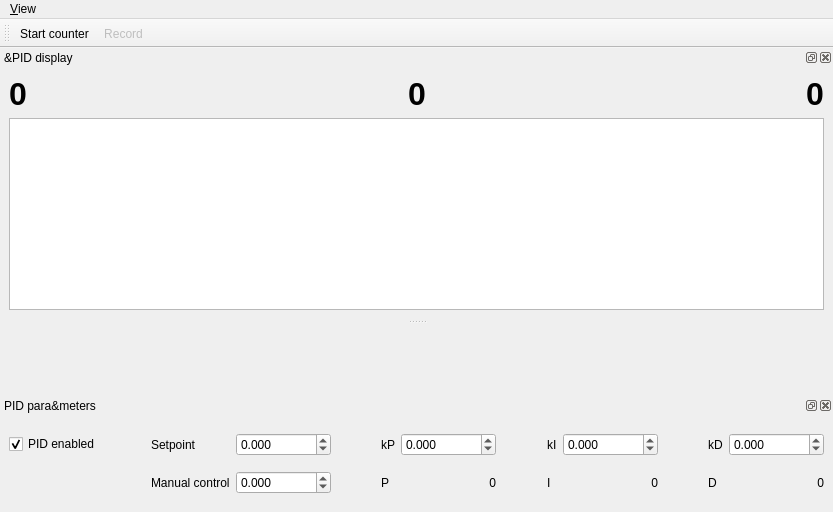
<?xml version="1.0" encoding="UTF-8"?>
<ui version="4.0">
 <class>MainWindow</class>
 <widget class="QMainWindow" name="MainWindow">
  <property name="geometry">
   <rect>
    <x>0</x>
    <y>0</y>
    <width>833</width>
    <height>512</height>
   </rect>
  </property>
  <property name="windowTitle">
   <string>qudi: PID Control</string>
  </property>
  <widget class="QWidget" name="centralwidget">
   <property name="sizePolicy">
    <sizepolicy hsizetype="Expanding" vsizetype="Expanding">
     <horstretch>0</horstretch>
     <verstretch>0</verstretch>
    </sizepolicy>
   </property>
  </widget>
  <widget class="QMenuBar" name="menubar">
   <property name="geometry">
    <rect>
     <x>0</x>
     <y>0</y>
     <width>833</width>
     <height>18</height>
    </rect>
   </property>
   <property name="sizePolicy">
    <sizepolicy hsizetype="Expanding" vsizetype="Minimum">
     <horstretch>0</horstretch>
     <verstretch>0</verstretch>
    </sizepolicy>
   </property>
   <widget class="QMenu" name="menuView">
    <property name="title">
     <string>&amp;View</string>
    </property>
    <widget class="QMenu" name="menuToolbars">
     <property name="title">
      <string>&amp;Toolbars</string>
     </property>
     <addaction name="counting_controls_view_Action"/>
    </widget>
    <addaction name="pid_view_Action"/>
    <addaction name="pid_parameters_view_Action"/>
    <addaction name="separator"/>
    <addaction name="menuToolbars"/>
    <addaction name="separator"/>
    <addaction name="restore_default_view_Action"/>
    <addaction name="actionClose"/>
   </widget>
   <addaction name="menuView"/>
  </widget>
  <widget class="QDockWidget" name="pid_trace_DockWidget">
   <property name="sizePolicy">
    <sizepolicy hsizetype="Expanding" vsizetype="Preferred">
     <horstretch>0</horstretch>
     <verstretch>0</verstretch>
    </sizepolicy>
   </property>
   <property name="minimumSize">
    <size>
     <width>100</width>
     <height>122</height>
    </size>
   </property>
   <property name="windowTitle">
    <string>&amp;PID display</string>
   </property>
   <attribute name="dockWidgetArea">
    <number>4</number>
   </attribute>
   <widget class="QWidget" name="dockWidgetContents">
    <property name="sizePolicy">
     <sizepolicy hsizetype="Expanding" vsizetype="Expanding">
      <horstretch>0</horstretch>
      <verstretch>0</verstretch>
     </sizepolicy>
    </property>
    <property name="minimumSize">
     <size>
      <width>100</width>
      <height>100</height>
     </size>
    </property>
    <layout class="QGridLayout" name="gridLayout">
     <item row="0" column="5">
      <widget class="QLabel" name="control_value_Label">
       <property name="font">
        <font>
         <pointsize>24</pointsize>
         <weight>75</weight>
         <bold>true</bold>
        </font>
       </property>
       <property name="text">
        <string>0</string>
       </property>
       <property name="alignment">
        <set>Qt::AlignRight|Qt::AlignTrailing|Qt::AlignVCenter</set>
       </property>
      </widget>
     </item>
     <item row="3" column="1" colspan="5">
      <widget class="PlotWidget" name="trace_PlotWidget">
       <property name="sizePolicy">
        <sizepolicy hsizetype="Expanding" vsizetype="Expanding">
         <horstretch>0</horstretch>
         <verstretch>0</verstretch>
        </sizepolicy>
       </property>
       <property name="minimumSize">
        <size>
         <width>100</width>
         <height>100</height>
        </size>
       </property>
      </widget>
     </item>
     <item row="0" column="4">
      <spacer name="horizontalSpacer_2">
       <property name="orientation">
        <enum>Qt::Horizontal</enum>
       </property>
       <property name="sizeType">
        <enum>QSizePolicy::Expanding</enum>
       </property>
       <property name="sizeHint" stdset="0">
        <size>
         <width>1</width>
         <height>20</height>
        </size>
       </property>
      </spacer>
     </item>
     <item row="0" column="2">
      <spacer name="horizontalSpacer">
       <property name="orientation">
        <enum>Qt::Horizontal</enum>
       </property>
       <property name="sizeType">
        <enum>QSizePolicy::Expanding</enum>
       </property>
       <property name="sizeHint" stdset="0">
        <size>
         <width>1</width>
         <height>20</height>
        </size>
       </property>
      </spacer>
     </item>
     <item row="0" column="3">
      <widget class="QLabel" name="process_value_Label">
       <property name="font">
        <font>
         <pointsize>24</pointsize>
         <weight>75</weight>
         <bold>true</bold>
        </font>
       </property>
       <property name="text">
        <string>0</string>
       </property>
       <property name="alignment">
        <set>Qt::AlignRight|Qt::AlignTrailing|Qt::AlignVCenter</set>
       </property>
      </widget>
     </item>
     <item row="0" column="1">
      <widget class="QLabel" name="setpoint_value_Label">
       <property name="font">
        <font>
         <pointsize>24</pointsize>
         <weight>75</weight>
         <bold>true</bold>
        </font>
       </property>
       <property name="text">
        <string>0</string>
       </property>
       <property name="alignment">
        <set>Qt::AlignRight|Qt::AlignTrailing|Qt::AlignVCenter</set>
       </property>
      </widget>
     </item>
    </layout>
   </widget>
  </widget>
  <widget class="QDockWidget" name="pid_parameters_DockWidget">
   <property name="sizePolicy">
    <sizepolicy hsizetype="Expanding" vsizetype="Preferred">
     <horstretch>0</horstretch>
     <verstretch>0</verstretch>
    </sizepolicy>
   </property>
   <property name="minimumSize">
    <size>
     <width>693</width>
     <height>116</height>
    </size>
   </property>
   <property name="maximumSize">
    <size>
     <width>524287</width>
     <height>116</height>
    </size>
   </property>
   <property name="windowTitle">
    <string>PID para&amp;meters</string>
   </property>
   <attribute name="dockWidgetArea">
    <number>8</number>
   </attribute>
   <widget class="QWidget" name="dockWidgetContents_2">
    <layout class="QGridLayout" name="gridLayout_2">
     <item row="1" column="9">
      <widget class="QLabel" name="labelI">
       <property name="text">
        <string>I</string>
       </property>
      </widget>
     </item>
     <item row="1" column="6">
      <widget class="QLabel" name="labelP">
       <property name="text">
        <string>P</string>
       </property>
      </widget>
     </item>
     <item row="0" column="9">
      <widget class="QLabel" name="labelkItext">
       <property name="text">
        <string>kI</string>
       </property>
      </widget>
     </item>
     <item row="0" column="15">
      <widget class="ScienDSpinBox" name="D_DoubleSpinBox">
       <property name="sizePolicy">
        <sizepolicy hsizetype="Expanding" vsizetype="Fixed">
         <horstretch>0</horstretch>
         <verstretch>0</verstretch>
        </sizepolicy>
       </property>
       <property name="toolTip">
        <string>If bigger than 1, the number of samples is averaged over the given number and then displayed. 
Use for extremely fast counting, since all the raw data is saved. 
Timestamps in oversampling interval are all equal to the averaging time.</string>
       </property>
       <property name="decimals">
        <number>3</number>
       </property>
       <property name="minimum">
        <double>-999999999.000000000000000</double>
       </property>
       <property name="maximum">
        <double>999999999.000000000000000</double>
       </property>
       <property name="singleStep">
        <double>0.001000000000000</double>
       </property>
      </widget>
     </item>
     <item row="1" column="2">
      <widget class="QLabel" name="labelManual">
       <property name="text">
        <string>Manual control</string>
       </property>
      </widget>
     </item>
     <item row="1" column="3">
      <widget class="ScienDSpinBox" name="manualDoubleSpinBox">
       <property name="sizePolicy">
        <sizepolicy hsizetype="Expanding" vsizetype="Fixed">
         <horstretch>0</horstretch>
         <verstretch>0</verstretch>
        </sizepolicy>
       </property>
       <property name="decimals">
        <number>3</number>
       </property>
       <property name="minimum">
        <double>-99999999.000000000000000</double>
       </property>
       <property name="maximum">
        <double>999999999.000000000000000</double>
       </property>
       <property name="singleStep">
        <double>0.001000000000000</double>
       </property>
      </widget>
     </item>
     <item row="1" column="4">
      <spacer name="horizontalSpacer_4">
       <property name="orientation">
        <enum>Qt::Horizontal</enum>
       </property>
       <property name="sizeHint" stdset="0">
        <size>
         <width>1</width>
         <height>20</height>
        </size>
       </property>
      </spacer>
     </item>
     <item row="1" column="7">
      <widget class="QLabel" name="labelkP">
       <property name="text">
        <string>0</string>
       </property>
       <property name="alignment">
        <set>Qt::AlignRight|Qt::AlignTrailing|Qt::AlignVCenter</set>
       </property>
      </widget>
     </item>
     <item row="1" column="8">
      <spacer name="horizontalSpacer_6">
       <property name="orientation">
        <enum>Qt::Horizontal</enum>
       </property>
       <property name="sizeHint" stdset="0">
        <size>
         <width>1</width>
         <height>20</height>
        </size>
       </property>
      </spacer>
     </item>
     <item row="1" column="11">
      <widget class="QLabel" name="labelkI">
       <property name="text">
        <string>0</string>
       </property>
       <property name="alignment">
        <set>Qt::AlignRight|Qt::AlignTrailing|Qt::AlignVCenter</set>
       </property>
      </widget>
     </item>
     <item row="1" column="12">
      <spacer name="horizontalSpacer_8">
       <property name="orientation">
        <enum>Qt::Horizontal</enum>
       </property>
       <property name="sizeHint" stdset="0">
        <size>
         <width>1</width>
         <height>20</height>
        </size>
       </property>
      </spacer>
     </item>
     <item row="1" column="15">
      <widget class="QLabel" name="labelkD">
       <property name="text">
        <string>0</string>
       </property>
       <property name="alignment">
        <set>Qt::AlignRight|Qt::AlignTrailing|Qt::AlignVCenter</set>
       </property>
      </widget>
     </item>
     <item row="0" column="2">
      <widget class="QLabel" name="label">
       <property name="text">
        <string>Setpoint</string>
       </property>
      </widget>
     </item>
     <item row="0" column="3">
      <widget class="ScienDSpinBox" name="setpointDoubleSpinBox">
       <property name="sizePolicy">
        <sizepolicy hsizetype="Expanding" vsizetype="Fixed">
         <horstretch>0</horstretch>
         <verstretch>0</verstretch>
        </sizepolicy>
       </property>
       <property name="decimals">
        <number>3</number>
       </property>
       <property name="minimum">
        <double>-999999999.000000000000000</double>
       </property>
       <property name="maximum">
        <double>999999999.000000000000000</double>
       </property>
       <property name="singleStep">
        <double>0.001000000000000</double>
       </property>
      </widget>
     </item>
     <item row="0" column="7">
      <widget class="ScienDSpinBox" name="P_DoubleSpinBox">
       <property name="sizePolicy">
        <sizepolicy hsizetype="Expanding" vsizetype="Fixed">
         <horstretch>0</horstretch>
         <verstretch>0</verstretch>
        </sizepolicy>
       </property>
       <property name="decimals">
        <number>3</number>
       </property>
       <property name="minimum">
        <double>-999999999.000000000000000</double>
       </property>
       <property name="maximum">
        <double>999999999.000000000000000</double>
       </property>
       <property name="singleStep">
        <double>0.001000000000000</double>
       </property>
       <property name="value">
        <double>0.000000000000000</double>
       </property>
      </widget>
     </item>
     <item row="0" column="8">
      <spacer name="horizontalSpacer_5">
       <property name="orientation">
        <enum>Qt::Horizontal</enum>
       </property>
       <property name="sizeType">
        <enum>QSizePolicy::Expanding</enum>
       </property>
       <property name="sizeHint" stdset="0">
        <size>
         <width>1</width>
         <height>20</height>
        </size>
       </property>
      </spacer>
     </item>
     <item row="0" column="11">
      <widget class="ScienDSpinBox" name="I_DoubleSpinBox">
       <property name="sizePolicy">
        <sizepolicy hsizetype="Expanding" vsizetype="Fixed">
         <horstretch>0</horstretch>
         <verstretch>0</verstretch>
        </sizepolicy>
       </property>
       <property name="decimals">
        <number>3</number>
       </property>
       <property name="minimum">
        <double>-999999999.000000000000000</double>
       </property>
       <property name="maximum">
        <double>999999999.000000000000000</double>
       </property>
       <property name="singleStep">
        <double>0.001000000000000</double>
       </property>
      </widget>
     </item>
     <item row="0" column="12">
      <spacer name="horizontalSpacer_7">
       <property name="orientation">
        <enum>Qt::Horizontal</enum>
       </property>
       <property name="sizeType">
        <enum>QSizePolicy::Expanding</enum>
       </property>
       <property name="sizeHint" stdset="0">
        <size>
         <width>1</width>
         <height>20</height>
        </size>
       </property>
      </spacer>
     </item>
     <item row="0" column="6">
      <widget class="QLabel" name="labelkPtext">
       <property name="text">
        <string>kP</string>
       </property>
      </widget>
     </item>
     <item row="0" column="13">
      <widget class="QLabel" name="labelkDtext">
       <property name="text">
        <string>kD</string>
       </property>
      </widget>
     </item>
     <item row="1" column="13">
      <widget class="QLabel" name="labelD">
       <property name="toolTip">
        <string>If bigger than 1, the number of samples is averaged over the given number and then displayed. 
Use for extremely fast counting, since all the raw data is saved. 
Timestamps in oversampling interval are all equal to the averaging time.</string>
       </property>
       <property name="text">
        <string>D</string>
       </property>
      </widget>
     </item>
     <item row="0" column="0">
      <widget class="QCheckBox" name="pidEnabledCheckBox">
       <property name="text">
        <string>PID enabled</string>
       </property>
       <property name="checked">
        <bool>true</bool>
       </property>
      </widget>
     </item>
     <item row="0" column="4">
      <spacer name="horizontalSpacer_3">
       <property name="orientation">
        <enum>Qt::Horizontal</enum>
       </property>
       <property name="sizeType">
        <enum>QSizePolicy::Expanding</enum>
       </property>
       <property name="sizeHint" stdset="0">
        <size>
         <width>1</width>
         <height>20</height>
        </size>
       </property>
      </spacer>
     </item>
     <item row="0" column="1">
      <spacer name="horizontalSpacer_9">
       <property name="orientation">
        <enum>Qt::Horizontal</enum>
       </property>
       <property name="sizeHint" stdset="0">
        <size>
         <width>1</width>
         <height>20</height>
        </size>
       </property>
      </spacer>
     </item>
    </layout>
   </widget>
  </widget>
  <widget class="QToolBar" name="pid_control_ToolBar">
   <property name="enabled">
    <bool>true</bool>
   </property>
   <property name="sizePolicy">
    <sizepolicy hsizetype="Expanding" vsizetype="Fixed">
     <horstretch>0</horstretch>
     <verstretch>0</verstretch>
    </sizepolicy>
   </property>
   <property name="windowTitle">
    <string>PID Controls</string>
   </property>
   <property name="toolButtonStyle">
    <enum>Qt::ToolButtonTextBesideIcon</enum>
   </property>
   <attribute name="toolBarArea">
    <enum>TopToolBarArea</enum>
   </attribute>
   <attribute name="toolBarBreak">
    <bool>false</bool>
   </attribute>
   <addaction name="start_control_Action"/>
   <addaction name="record_control_Action"/>
  </widget>
  <action name="start_control_Action">
   <property name="checkable">
    <bool>true</bool>
   </property>
   <property name="icon">
    <iconset resource="../../../../../qudi-core/src/qudi/resources/qudi_core.qrc">
     <normaloff>:/icons/start-counter.svg</normaloff>:/icons/start-counter.svg</iconset>
   </property>
   <property name="text">
    <string>Start counter</string>
   </property>
   <property name="toolTip">
    <string>Start the counter</string>
   </property>
  </action>
  <action name="record_control_Action">
   <property name="checkable">
    <bool>true</bool>
   </property>
   <property name="enabled">
    <bool>false</bool>
   </property>
   <property name="icon">
    <iconset resource="../../../../../qudi-core/src/qudi/resources/qudi_core.qrc">
     <normaloff>:/icons/record-counter.svgz</normaloff>:/icons/record-counter.svgz</iconset>
   </property>
   <property name="text">
    <string>Record</string>
   </property>
   <property name="toolTip">
    <string>Save count trace to file</string>
   </property>
  </action>
  <action name="pid_view_Action">
   <property name="checkable">
    <bool>true</bool>
   </property>
   <property name="text">
    <string>&amp;PID display</string>
   </property>
   <property name="toolTip">
    <string>Show the Slow counter</string>
   </property>
  </action>
  <action name="pid_parameters_view_Action">
   <property name="checkable">
    <bool>true</bool>
   </property>
   <property name="text">
    <string>P&amp;ID parameters</string>
   </property>
   <property name="toolTip">
    <string>Show Slow counter parameters</string>
   </property>
  </action>
  <action name="restore_default_view_Action">
   <property name="text">
    <string>&amp;Restore default</string>
   </property>
  </action>
  <action name="counting_controls_view_Action">
   <property name="text">
    <string>&amp;Counting controls</string>
   </property>
  </action>
  <action name="actionClose">
   <property name="icon">
    <iconset resource="../../../../../qudi-core/src/qudi/resources/qudi_core.qrc">
     <normaloff>:/icons/application-exit.svg</normaloff>:/icons/application-exit.svg</iconset>
   </property>
   <property name="text">
    <string>&amp;Close</string>
   </property>
  </action>
 </widget>
 <customwidgets>
  <customwidget>
   <class>PlotWidget</class>
   <extends>QGraphicsView</extends>
   <header>pyqtgraph</header>
  </customwidget>
  <customwidget>
   <class>ScienDSpinBox</class>
   <extends>QDoubleSpinBox</extends>
   <header>qtwidgets.scientific_spinbox.h</header>
  </customwidget>
 </customwidgets>
 <resources/>
 <connections>
  <connection>
   <sender>pid_view_Action</sender>
   <signal>triggered(bool)</signal>
   <receiver>pid_trace_DockWidget</receiver>
   <slot>setVisible(bool)</slot>
   <hints>
    <hint type="sourcelabel">
     <x>-1</x>
     <y>-1</y>
    </hint>
    <hint type="destinationlabel">
     <x>399</x>
     <y>136</y>
    </hint>
   </hints>
  </connection>
  <connection>
   <sender>pid_trace_DockWidget</sender>
   <signal>visibilityChanged(bool)</signal>
   <receiver>pid_view_Action</receiver>
   <slot>setChecked(bool)</slot>
   <hints>
    <hint type="sourcelabel">
     <x>399</x>
     <y>136</y>
    </hint>
    <hint type="destinationlabel">
     <x>-1</x>
     <y>-1</y>
    </hint>
   </hints>
  </connection>
  <connection>
   <sender>pid_parameters_view_Action</sender>
   <signal>triggered(bool)</signal>
   <receiver>pid_parameters_DockWidget</receiver>
   <slot>setVisible(bool)</slot>
   <hints>
    <hint type="sourcelabel">
     <x>-1</x>
     <y>-1</y>
    </hint>
    <hint type="destinationlabel">
     <x>399</x>
     <y>551</y>
    </hint>
   </hints>
  </connection>
  <connection>
   <sender>pid_parameters_DockWidget</sender>
   <signal>visibilityChanged(bool)</signal>
   <receiver>pid_parameters_view_Action</receiver>
   <slot>setChecked(bool)</slot>
   <hints>
    <hint type="sourcelabel">
     <x>399</x>
     <y>551</y>
    </hint>
    <hint type="destinationlabel">
     <x>-1</x>
     <y>-1</y>
    </hint>
   </hints>
  </connection>
  <connection>
   <sender>counting_controls_view_Action</sender>
   <signal>triggered(bool)</signal>
   <receiver>pid_control_ToolBar</receiver>
   <slot>setVisible(bool)</slot>
   <hints>
    <hint type="sourcelabel">
     <x>-1</x>
     <y>-1</y>
    </hint>
    <hint type="destinationlabel">
     <x>399</x>
     <y>41</y>
    </hint>
   </hints>
  </connection>
  <connection>
   <sender>pid_control_ToolBar</sender>
   <signal>visibilityChanged(bool)</signal>
   <receiver>counting_controls_view_Action</receiver>
   <slot>setChecked(bool)</slot>
   <hints>
    <hint type="sourcelabel">
     <x>399</x>
     <y>41</y>
    </hint>
    <hint type="destinationlabel">
     <x>-1</x>
     <y>-1</y>
    </hint>
   </hints>
  </connection>
  <connection>
   <sender>actionClose</sender>
   <signal>triggered()</signal>
   <receiver>MainWindow</receiver>
   <slot>close()</slot>
   <hints>
    <hint type="sourcelabel">
     <x>-1</x>
     <y>-1</y>
    </hint>
    <hint type="destinationlabel">
     <x>219</x>
     <y>281</y>
    </hint>
   </hints>
  </connection>
 </connections>
</ui>
